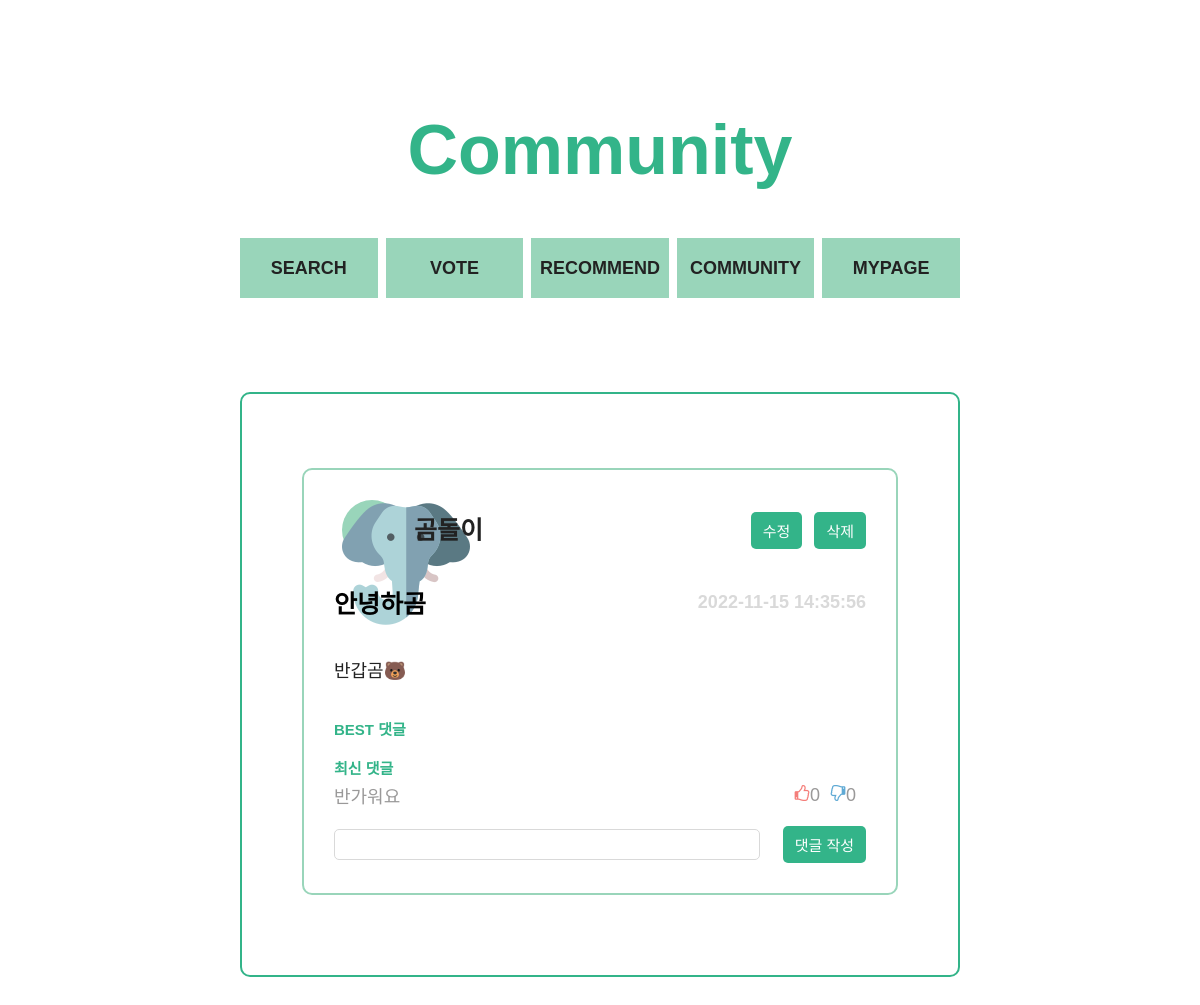
Page /pages/community/community_myPost.php?boardid=4 (signed in) on the earlier database version.
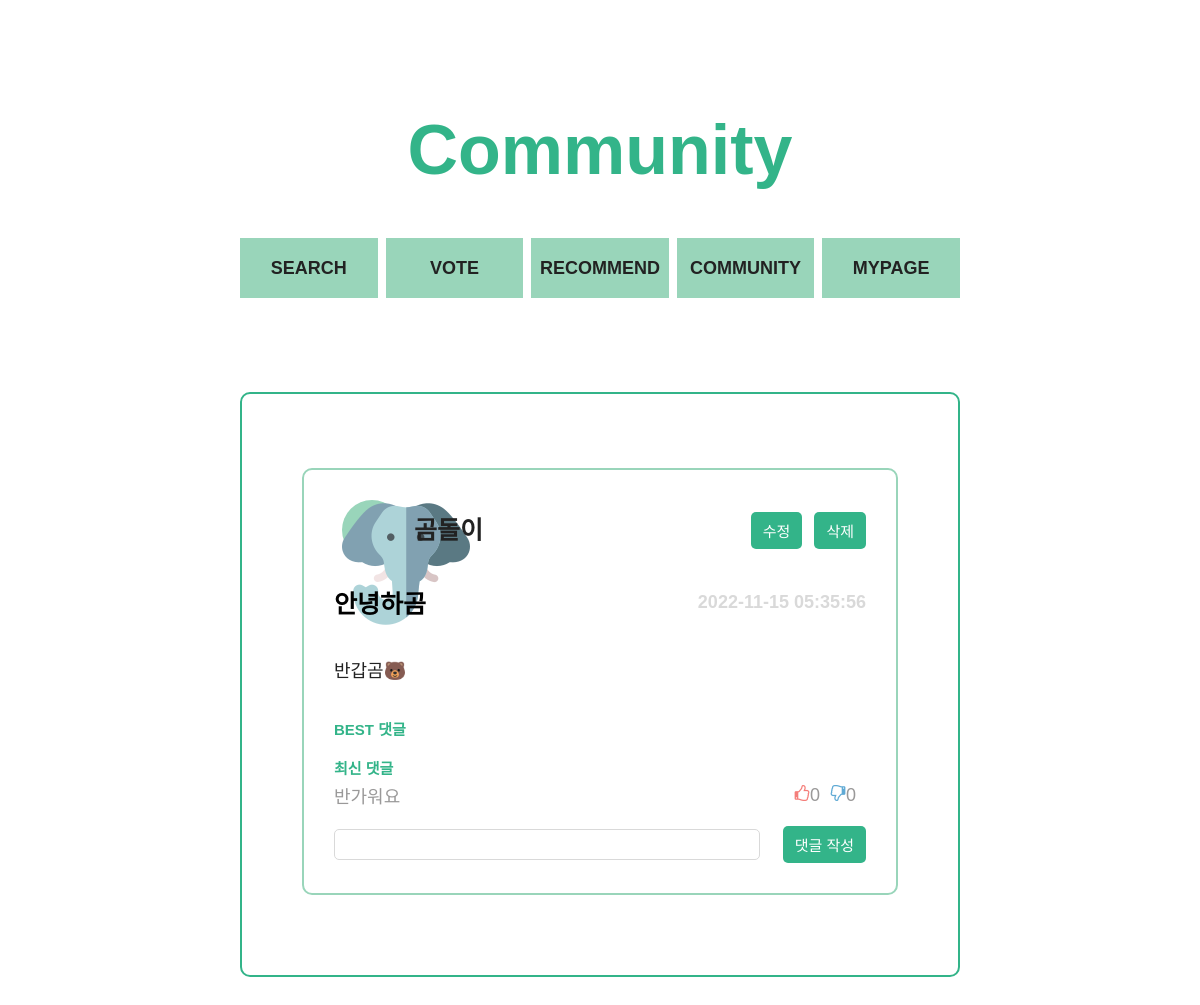
Same page on the later database version.
### tables this page shows
create table board (
	boardid int not null auto_increment primary key,
	userid varchar(20) not null,
	title varchar(50) not null,
	content varchar(500) not null,
	timestamps timestamp not null DEFAULT CURRENT_TIMESTAMP,
	type varchar(10) not null,
	foreign key (userid) references users (userid)
);

create table users (
	userid varchar(20) not null primary key,
	password varchar(40) not null,
	name varchar(15) not null,
	profile varchar(500) not null
);

### pages/community/community_myPost.php (the view, shortened to what the changed rows need)
<?php
$conn = mysqli_connect("localhost", "team15", "team15", "team15");
$res = array();
$comment = array();
$boardid = $_GET['boardid'];
if (mysqli_connect_errno()) {
    echo "<script>alert('Connection fail');</script>";
    exit();
} else {
    $sql = "select f.title, f.content, f.timestamps, u.userid, u.name, u.profile
            from board as f
            inner join users as u on f.userid = u.userid
            where f.boardid = ?";
    if($stmt = mysqli_prepare($conn, $sql)) {
        mysqli_stmt_bind_param($stmt, 's', $boardid);
        if(mysqli_stmt_execute($stmt)) {
            mysqli_stmt_bind_result($stmt, $title, $content, $time, $writerId, $writer, $writer_profile);
            while(mysqli_stmt_fetch($stmt)) {
                $res = [
                    "title" => $title,
                    "content" => $content,
                    "time" => $time,
                    "writerId" => $writerId,
                    "writer" => $writer,
                    "profile" => $writer_profile
                ];
            }
        } else {
            echo "<script>alert('fail execute the query');</script>";
            exit();
        }
    } else {
        echo "<script>alert('Fail prepare the statement');</script>";
        exit();
    }
    $sql = 'select c.userid, c.commentid, c.content, c.timestamps, c.like_no, c.hate
            from comment as c
            where boardid = ?
            order by commentid';
    if($stmt = mysqli_prepare($conn, $sql)) {
        mysqli_stmt_bind_param($stmt, 's', $boardid);
        if(mysqli_stmt_execute($stmt)) {
            mysqli_stmt_bind_result($stmt, $c_writer, $c_id, $c_content, $c_time, $c_like, $c_hate);
            while(mysqli_stmt_fetch($stmt)) {
                array_push($comment, [
                    "c_id" => $c_id,
                    "c_writer" => $c_writer,
                    "c_content" => $c_content,
                    "c_time" => $c_time,
                    "c_like" => $c_like,
                    "c_hate" => $c_hate
                ]);
            }
        } else {
            echo "<script>alert('fail execute the query');</script>";
            exit();
        }
    } else {
        echo "<script>alert('Fail prepare the statement');</script>";
        exit();
    }
}
?>
<!DOCTYPE html>
<html lang="en">
<head>
    <link rel="stylesheet" href="../../index.css">
    <link rel="stylesheet" href="./communityStyle.css">
</head>
<body>
    <div id="contents">
        <header class="title">
            <h1>Community</h1>
        </header>
        <section class="board">
            <div class="post">
                <div class="eachPost">
                    <div class="myPostLayout">
                        <div class="eachProfile">
                            <div class="profileImg">
                                <img src="<?=$res['profile']?>">
                            </div>
                            <p class="nickName"><?=$res['writer']?></p>
                        </div>
                        <div class="postButtons">
                        </div>
                    </div>
                    <div class="each_eachPostTop">
                        <h3 class="eachPostTitle"><?=$res['title']?></h3>
                        <div class="timeStamp"><?=$res['time']?></div>
                    </div>
                        <div class="postContents_each">
                            <?=$res['content']?>
                        </div>
                        <div class="replIndex">BEST 댓글</div>
                        <div class="repl">
                            <div class="replIndex">최신 댓글</div>
                            <?php
                            for ($i=0; $i < count($comment); $i++) {
                            ?>
                            <div class="repl_each">
                            </div>
                        <?php
                        }
                        ?>
                        </div>
                        <form action="../../php/community/submitComment.php?boardid=<?=$boardid?>&isMine=true" method="post">
                        <div class="replPost">
                        </div>
                        </form>
                    </div>
                </div>
            </section>
        </div>
    </body>
    </html>

Differences in the rows shown:
changed board "안녕하곰": timestamps "2022-11-15 14:35:56" → "2022-11-15 05:35:56"
